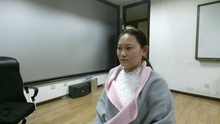
%> input picture sift/01lhc_r_0470.jpg, 220 x 124 px, shrunk from 1920 x 1080 before the run
$ octave main.m   (GNU Octave 9; MATLAB toolbox functions it lacks are replaced by stand-ins)
%> lines starting %> are read from the running program, lines starting %| are printed output that depends on the picture
### sift/gaussian_filter.m
function g = gaussian_filter(sigma)

% 功能：生成一维高斯滤波器
% 输入：
% sigma – 高斯滤波器的标准差
% 输出：
% g – 高斯滤波器

sample = 7.0/2.0;
n = 2*round(sample * sigma)+1;
x = 1:n;
x = x - ceil(n/2);

g = exp(-(x.^2)/(2*sigma^2))/(sigma*sqrt(2*pi));

### sift/main.m
%% åè½ï¼æåç°åº¦å¾åçå°ºåº¦ä¸åç¹å¾ï¼SIFTç¹å¾ï¼?
% è¾å¥:
% im - ç°åº¦å¾åï¼è¯¥å¾åçç°åº¦å?¼å¨0å?1ä¹é´ï¼æ³¨æï¼åºé¦åå¯¹è¾å¥å¾åçç°åº¦å?¼è¿è¡å½ä¸?åå¤çï¼
% octaves - éå­å¡çç»æ°ï¼octaves (é»è®¤å¼ä¸º4).
% intervals - è¯¥è¾å¥åæ°å³å®æ¯ç»éå­å¡çå±æ?(é»è®¤å¼ä¸º 2).
% object_mask - ç¡®å®å¾åä¸­å°ºåº¦ä¸åç¹å¾ç¹çæç´¢åºåï¼å¦ææ²¡æç¹å«æåºï¼åç®æ³å°æç´¢æ´ä¸ªå¾å?
% contrast_threshold - å¯¹æ¯åº¦éå?(é»è®¤å¼ä¸º0.03).
% curvature_threshold - æ²çéå?¼ï¼é»è®¤å¼ä¸º10.0ï¼?.
% interactive - å½æ°è¿è¡æ¾ç¤ºæ å¿ï¼å°å¶è®¾å®ä¸º1,åæ¾ç¤ºç®æ³è¿è¡æ¶é´åè¿ç¨çç¸å³ä¿¡æ¯ï¼
% å¦æå°å¶è®¾å®ä¸?2ï¼åä»æ¾ç¤ºæç»è¿è¡ç»æ?(default = 1).
%
% è¾åº:
% pos - Nx2 ç©éµï¼æ¯ä¸?è¡åæ¬å°ºåº¦ä¸åç¹å¾ç¹çåæ ?(x,y)
% scale - Nx3 ç©éµï¼æ¯ä¸?è¡åæ¬å°ºåº¦ä¸åç¹å¾ç¹çå°ºåº¦ä¿¡æ?
% (ç¬¬ä¸åæ¯å°ºåº¦ä¸åç¹å¾ç¹æå¨çç»ï¼
% ç¬¬äºåæ¯å¶æå¨çå±?,
% ç¬¬ä¸åæ¯å°ºåº¦ä¸åç¹å¾ç¹çsigma).
% orient - Nx1 åéï¼æ¯ä¸ªåç´ æ¯ç¹å¾ç¹çä¸»æ¹åï¼å¶èå´å¨ [-pi,pi)ä¹é´.
% desc - N x 128 ç©éµï¼æ¯ä¸?è¡åå«ç¹å¾ç¹çç¹å¾åé?.

%% æ­¥éª¤0ï¼è½½å¥å¾ååå½ä¸åï¼å¹¶æ©åæ 2xN-1 å¤§å°
% ç¨äºå½»åºææSIFTçMATLABçæ¬ä»£ç çä¸ä¸ªæµè¯æä»?
clear all;clc;close all;
% im = rgb2gray(imread('nest.png'));
im = imread('01lhc_r_0470.jpg');
%> im is the input picture: size 124x220x3 uint8; mean R, G, B 140.9, 144.6, 137.9
im = rgb2gray(im);
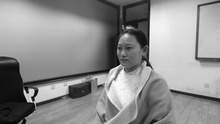
%> im: size 124x220 uint8; min 1, max 254, mean 142.7

antialias_sigma = 0.5;
signal = im;

[X, Y] = meshgrid( 1:0.5:size(signal,2), 1:0.5:size(signal,1) );
signal = interp2( double(signal), X, Y, '*linear');
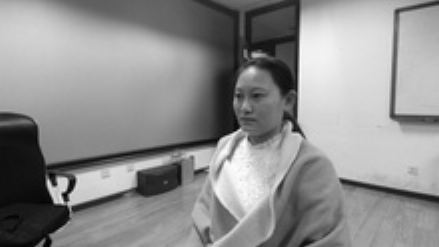
%> signal: size 247x439 double; min 1, max 254, mean 142.8
subsample = [0.5]; %  ééæ ·ç
%% æ­¥éª¤1ï¼çæé«æ¯åå·®åé«æ¯(DOG)éå­å¡?
%  è¿ä¸¤ä¸ªéå­å¡çæ°æ®åå«å­å¨å¨åä¸º
%  gauss_pyr{orient,interval}åDOG_pyr{orient,interval}
%  çåèæ°ç»ä¸­ãé«æ¯éå­å¡å«æs+3å±ï¼å·®åé«æ¯éå­å¡å«æs+2å±ã??

preblur_sigma = sqrt(sqrt(2)^2 - (2*antialias_sigma)^2);

g = gaussian_filter( preblur_sigma );

gauss_pyr{1,1} = conv2( g, g, signal, 'same' );
clear signal;  %  å®æäºåå§åå·¥ä½

% ç¬¬ä¸ç»ç¬¬ä¸?å±çsigma
initial_sigma = sqrt( (2*antialias_sigma)^2 + preblur_sigma^2 );

octaves = 4;                      % æ?4å±éå­å¡
intervals = 2;                    % æ¯ä¸å±æ2å¼ å¾ç?    s+3
% ä¹æä»?+3ï¼æ¯å ä¸ºï¼çæDOGæ¶ä¼åå°ä¸?ä¸ªå¾çï¼å¨è®¡ç®æå¼çæ¶å??
% ç¬¬ä¸ä¸ªåæ?åä¸ä¸ªå¾çä¸è½ä½¿ç¨ï¼æ?ä»¥è¦+3.
% ä¸ºäºä¿è¯å·®åé«æ¯éå­å¡DOGå¨æ¯ä¸?å±è³å°æä¸?å¼ å¾çå¯ç¨æ¥å¯»æ¾æå?¼ç¹
% å¿é¡»è®©é«æ¯éå­å¡æ?+3å¼ å¾ç?
% æ?åä¼æoctaveså±ï¼æ¯å±intervals+3å¼ å¾ç?

% è®°å½æ¯ä¸å±åæ¯ä¸ä¸ªå°ºåº¦çsigma
absolute_sigma = zeros(octaves,intervals+3);
absolute_sigma(1,1) = initial_sigma * subsample(1);

% è®°å½äº§çéå­å¡çæ»¤æ³¢å¨çå°ºå¯¸åæ åå·®
filter_size = zeros(octaves,intervals+3);
filter_sigma = zeros(octaves,intervals+3);

% çæé«æ¯åå·®åé«æ¯éå­å¡
for octave = 1:octaves
   sigma = initial_sigma;
   g = gaussian_filter(sigma);
   filter_size(octave,1) = length(g);
   filter_sigma(octave,1) = sigma;
   DOG_pyr{octave} = ...
       zeros(size(gauss_pyr{octave,1},1),size(gauss_pyr{octave,1},2),intervals+2);
   for interval = 2:(intervals+3)
      sigma_f = sqrt(2^(2/intervals) - 1)*sigma;
      g = gaussian_filter( sigma_f );
      sigma = (2^(1/intervals))*sigma;

      % è®°å½sigmaçå??
      absolute_sigma(octave,interval) = sigma * subsample(octave);

      % è®°å½æ»¤æ³¢å¨çå°ºå¯¸åæ åå·®
      filter_size(octave,interval) = length(g);
      filter_sigma(octave,interval) = sigma;

      gauss_pyr{octave,interval} = conv2(g,g,gauss_pyr{octave,interval-1}, 'same' );
      DOG_pyr{octave}(:,:,interval-1) = ...
          gauss_pyr{octave,interval} - gauss_pyr{octave,interval-1};
   end
   if octave < octaves
      sz = size(gauss_pyr{octave,intervals+1});
      [X Y] = meshgrid( 1:2:sz(2), 1:2:sz(1) );
      gauss_pyr{octave+1,1} = interp2(gauss_pyr{octave,intervals+1},X,Y,'*nearest');
      absolute_sigma(octave+1,1) = absolute_sigma(octave,intervals+1);
      subsample = [subsample subsample(end)*2];
   end
end
%> this loop made 4 passes
%> sz on passes 1 to 3: [247 439], [124 220], [62 110]
%> after the loop, DOG_pyr = 4 items; absolute_sigma = [0.707 1 1.41 2 2.83; 1.41 2 2.83 4 5.66; 2.83 4 5.66 8 11.31; 5.66 8 11.31 16 22.63]; filter_sigma = [1.41 2 2.83 4 5.66; 1.41 2 2.83 4 5.66; 1.41 2 2.83 4 5.66; 1.41 2 2.83 4 5.66]; filter_size = [11 11 15 21 29; 11 11 15 21 29; 11 11 15 21 29; 11 11 15 21 29]; gauss_pyr = 20 items; subsample = [0.5 1 2 4]
%% æ­¥éª¤2ï¼æ¥æ¾å·®åé«æ¯éå­å¡ä¸­çå±?é¨æå¼ï¼å¹¶é?è¿æ²çåç§åº¦è¿è¡æ£éª?
contrast_threshold = 0.02;
curvature_threshold = 10.0;

curvature_threshold = ((curvature_threshold + 1)^2)/curvature_threshold;

% äºé¶å¾®åæ ?
xx = [ 1 -2  1 ];
yy = xx';
xy = [1 0 -1;
      0 0  0;
      -1 0 1]/4;

raw_keypoints = [];
contrast_keypoints = [];
curve_keypoints = [];

object_mask = ones(size(im));

% å¨é«æ¯éå­å¡ä¸­æ¥æ¾å±é¨æå?
loc = cell(size(DOG_pyr));
%> loc = {[], [], [], []}
for octave = 1:octaves
   for interval = 2:(intervals+1)
      keypoint_count = 0;
      contrast_mask = abs(DOG_pyr{octave}(:,:,interval)) >= contrast_threshold;
      loc{octave,interval} = zeros(size(DOG_pyr{octave}(:,:,interval)));

      edge = ceil(filter_size(octave,interval)/2);

      for y=(1+edge):(size(DOG_pyr{octave}(:,:,interval),1)-edge)
         for x=(1+edge):(size(DOG_pyr{octave}(:,:,interval),2)-edge)
            if object_mask(round(y*subsample(octave)),round(x*subsample(octave))) == 1
                interactive = 1;
                if( (interactive >= 2) | (contrast_mask(y,x) == 1) )  % æ³¨æï¼?
                  % éè¿ç©ºé´æ ¸å°ºåº¦æ£æµæå¤§å?¼åæ?å°å??
                  tmp = DOG_pyr{octave}((y-1):(y+1),(x-1):(x+1),(interval-1):(interval+1));
                  pt_val = tmp(2,2,2);
                  if( (pt_val == min(tmp(:))) | (pt_val == max(tmp(:))) )
                     % å­å¨å¯¹ç°åº¦å¤§äºå¯¹æ¯åº¦éå?¼çç¹çåæ
                     raw_keypoints = [raw_keypoints; x*subsample(octave) y*subsample(octave)];
                     if abs(DOG_pyr{octave}(y,x,interval)) >= contrast_threshold
                        contrast_keypoints = [contrast_keypoints; raw_keypoints(end,:)];
                        % è®¡ç®å±?é¨æå¼çHessianç©éµ
                        Dxx = sum(DOG_pyr{octave}(y,x-1:x+1,interval) .* xx);
                        Dyy = sum(DOG_pyr{octave}(y-1:y+1,x,interval) .* yy);
                        Dxy = sum(sum(DOG_pyr{octave}(y-1:y+1,x-1:x+1,interval) .* xy));
                        % è®¡ç®Hessianç©éµçç´è¿¹åè¡åå¼?.
                        Tr_H = Dxx + Dyy;
                        Det_H = Dxx*Dyy - Dxy^2;
                        % è®¡ç®ä¸»æ²ç?.
                        curvature_ratio = (Tr_H^2)/Det_H;
                        if ((Det_H >= 0) & (curvature_ratio < curvature_threshold))
                           % å­å¨ä¸»æ²çå°äºéå¼ççæå¼ç¹çåæ ï¼éè¾¹ç¼ç¹ï¼?
                           curve_keypoints = [curve_keypoints; raw_keypoints(end,:)];
                           % å°è¯¥ç¹çä½ç½®çåæ è®¾ä¸?1ï¼å¹¶è®¡ç®ç¹çæ°é.
                           loc{octave,interval}(y,x) = 1;
                           keypoint_count = keypoint_count + 1;
                        end
                     end
                  end
               end
            end
         end
      end

         fprintf( 2, '%d keypoints found on interval %d\n', keypoint_count, interval );

   end
end
%> after the loop, Det_H = 9.59; Dxx = -3.5; Dxy = -1.39; Dyy = -3.3; Tr_H = -6.79; contrast_keypoints = 402 rows, first 12: [207.5 4; 146.5 4.5; 205 4.5; 202.5 5; 199 6; 139 6.5; 137.5 7; 110 7.5; 111 8; 113.5 9; 121.5 9.5; 95 10]; curvature_ratio = 4.81; curve_keypoints = 237 rows, first 12: [146.5 4.5; 199 6; 95 10; 127.5 10; 115.5 10.5; 108 12; 93.5 14; 115.5 15; 135.5 15; 121 17; 145 17; 135.5 18.5]; interactive = 1; loc = 16 items; pt_val = -7.24; raw_keypoints has the same summary as contrast_keypoints
clear raw_keypoints contrast_keypoints curve_keypoints;
%% æ­¥éª¤3ï¼è®¡ç®ç¹å¾ç¹çä¸»æ¹å.
% å¨ç¹å¾ç¹çä¸ä¸ªåºååè®¡ç®å¶æ¢¯åº¦ç´æ¹å¾
g = gaussian_filter( 1.5 * absolute_sigma(1,intervals+3) / subsample(1) );
%> g = 61 values, max 0.047 at index 31, min 9.08e-05 at index 1, mean 0.0164
zero_pad = ceil( length(g) / 2 );
%> zero_pad = 31

% è®¡ç®é«æ¯éå­å¡å¾åçæ¢¯åº¦æ¹ååå¹å?
mag_thresh = zeros(size(gauss_pyr));
mag_pyr = cell(size(gauss_pyr));
%> mag_pyr = 20 items
grad_pyr = cell(size(gauss_pyr));
%> grad_pyr = 20 items

for octave = 1:octaves
   for interval = 2:(intervals+1)

      % è®¡ç®x,yçå·®å?
      diff_x = 0.5*(gauss_pyr{octave,interval}(2:(end-1),3:(end))-gauss_pyr{octave,interval}(2:(end-1),1:(end-2)));
      diff_y = 0.5*(gauss_pyr{octave,interval}(3:(end),2:(end-1))-gauss_pyr{octave,interval}(1:(end-2),2:(end-1)));

      % è®¡ç®æ¢¯åº¦å¹å??
      mag = zeros(size(gauss_pyr{octave,interval}));
      mag(2:(end-1),2:(end-1)) = sqrt( diff_x .^ 2 + diff_y .^ 2 );

      % å­å¨é«æ¯éå­å¡æ¢¯åº¦å¹å?
      mag_pyr{octave,interval} = zeros(size(mag)+2*zero_pad);
      mag_pyr{octave,interval}((zero_pad+1):(end-zero_pad),(zero_pad+1):(end-zero_pad)) = mag;

      % è®¡ç®æ¢¯åº¦ä¸»æ¹å?
      grad = zeros(size(gauss_pyr{octave,interval}));
      grad(2:(end-1),2:(end-1)) = atan2( diff_y, diff_x );
      grad(find(grad == pi)) = -pi;

      % å­å¨é«æ¯éå­å¡æ¢¯åº¦ä¸»æ¹å
      grad_pyr{octave,interval} = zeros(size(grad)+2*zero_pad);
      grad_pyr{octave,interval}((zero_pad+1):(end-zero_pad),(zero_pad+1):(end-zero_pad)) = grad;
   end
end
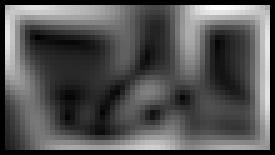
%> mag: size 31x55 double (shown 5 times larger); min 0, max 33.92, mean 11.1; drawn with min black and max white

clear mag grad
%% æ­¥éª¤4ï¼ç¡®å®ç¹å¾ç¹çä¸»æ¹å
% æ¹æ³ï¼é?è¿å¯»æ¾æ¯ä¸ªå³é®ç¹çå­åºååæ¢¯åº¦ç´æ¹å¾çå³°å?¼ï¼æ³¨ï¼æ¯ä¸ªå³é®ç¹çä¸»æ¹åå¯ä»¥æä¸æ­¢ä¸?ä¸ªï¼

% å°ç°åº¦ç´æ¹å¾åä¸º36ç­åï¼æ¯é?10åº¦ä¸ä»?
num_bins = 36;
hist_step = 2*pi/num_bins;  % æ­¥è¿å?
hist_orient = [-pi:hist_step:(pi-hist_step)];  % æ­¥è¿æ¹å

% åå§åå³é®ç¹çä½ç½®ã?æ¹ååå°ºåº¦ä¿¡æ¯
pos = [];
orient = [];
scale = [];

% ç»å³é®ç¹ç¡®å®ä¸»æ¹å?
for octave = 1:octaves
   for interval = 2:(intervals + 1)
      keypoint_count = 0;

      % æé? é«æ¯å ææ©æ¨?
      g = gaussian_filter( 1.5 * absolute_sigma(octave,interval)/subsample(octave) );
      hf_sz = floor(length(g)/2);
      g = g'*g;

      loc_pad = zeros(size(loc{octave,interval})+2*zero_pad);
      loc_pad((zero_pad+1):(end-zero_pad),(zero_pad+1):(end-zero_pad)) = loc{octave,interval};

      [iy ix]=find(loc_pad==1);
      for k = 1:length(iy)

         x = ix(k);
         y = iy(k);
         wght = g.*mag_pyr{octave,interval}((y-hf_sz):(y+hf_sz),(x-hf_sz):(x+hf_sz));
         grad_window = grad_pyr{octave,interval}((y-hf_sz):(y+hf_sz),(x-hf_sz):(x+hf_sz));
         orient_hist=zeros(length(hist_orient),1);
         for bin=1:length(hist_orient)
            diff = mod( grad_window - hist_orient(bin) + pi, 2*pi ) - pi;
            orient_hist(bin) = ...
                orient_hist(bin)+sum(sum(wght.*max(1 - abs(diff)/hist_step,0)));
         end

         % è¿ç¨éæå¤§æå¶æ³æ¥æ¾ä¸»æ¹åç´æ¹å¾çå³°å?
         peaks = orient_hist;
         rot_right = [ peaks(end); peaks(1:end-1) ];
         rot_left = [ peaks(2:end); peaks(1) ];
         peaks( find(peaks < rot_right) ) = 0;
         peaks( find(peaks < rot_left) ) = 0;

         % æåæ?å¤§å³°å¼çå¼åå¶ç´¢å¼ä½ç½?
         [max_peak_val ipeak] = max(peaks);

         % å°å¤§äºç­äºæå¤§å³°å?80% çç´æ¹å¾çä¹ç¡®å®ä¸ºç¹å¾ç¹çä¸»æ¹å
         peak_val = max_peak_val;
         while( peak_val > 0.8*max_peak_val )

            % æ?é«å³°å¼æè¿çä¸ä¸ªæ±å?¼é?è¿æç©çº¿æå¼ç²¾ç¡®å¾å?
            A = [];
            b = [];
            for j = -1:1
               A = [A; (hist_orient(ipeak)+hist_step*j).^2 (hist_orient(ipeak)+hist_step*j) 1];
                bin = mod( ipeak + j + num_bins - 1, num_bins ) + 1;
               b = [b; orient_hist(bin)];
            end
            c = pinv(A)*b;
            max_orient = -c(2)/(2*c(1));
            while( max_orient < -pi )
               max_orient = max_orient + 2*pi;
            end
            while( max_orient >= pi )
               max_orient = max_orient - 2*pi;
            end

            % å­å¨å³é®ç¹çä½ç½®ãä¸»æ¹ååå°ºåº¦ä¿¡æ?
            pos = [pos; [(x-zero_pad) (y-zero_pad)]*subsample(octave) ];
            orient = [orient; max_orient];
            scale = [scale; octave interval absolute_sigma(octave,interval)];
            keypoint_count = keypoint_count + 1;

            peaks(ipeak) = 0;
            [peak_val ipeak] = max(peaks);
         end
      end
         fprintf( 2, '(%d keypoints)\n', keypoint_count );
   end
end
%> loc_pad: size 93x117 double; every value is 0
%> after the loop, orient = 282 values, max 3.12 at index 85, min -3.14 at index 152, mean -0.626; orient_hist = 36 values, max 2.41 at index 26, min 0.00202 at index 10, mean 0.359; peaks = 36 values, max 1.35 at index 3, min 0 at index 1, mean 0.0551; pos = 282 rows, first 12: [4 102; 7 111.5; 8 108.5; 8 108.5; 9 100.5; 12 61; 12 88.5; 15 101; 18 43; 19.5 25; 24 81; 25.5 100.5]; scale = 282 rows, first 12: [1 2 1; 1 2 1; 1 2 1; 1 2 1; 1 2 1; 1 2 1; 1 2 1; 1 2 1; 1 2 1; 1 2 1; 1 2 1; 1 2 1]
clear loc loc_pad
%% æ­¥éª¤5ï¼ç¹å¾åéçæ?
orient_bin_spacing = pi/4;
orient_angles = [-pi:orient_bin_spacing:(pi-orient_bin_spacing)];

grid_spacing = 4;
[x_coords y_coords] = meshgrid( [-6:grid_spacing:6] );
feat_grid = [x_coords(:) y_coords(:)]';
[x_coords y_coords] = meshgrid( [-(2*grid_spacing-0.5):(2*grid_spacing-0.5)] );
feat_samples = [x_coords(:) y_coords(:)]';
feat_window = 2*grid_spacing;

desc = [];

%> (the run ends here)
